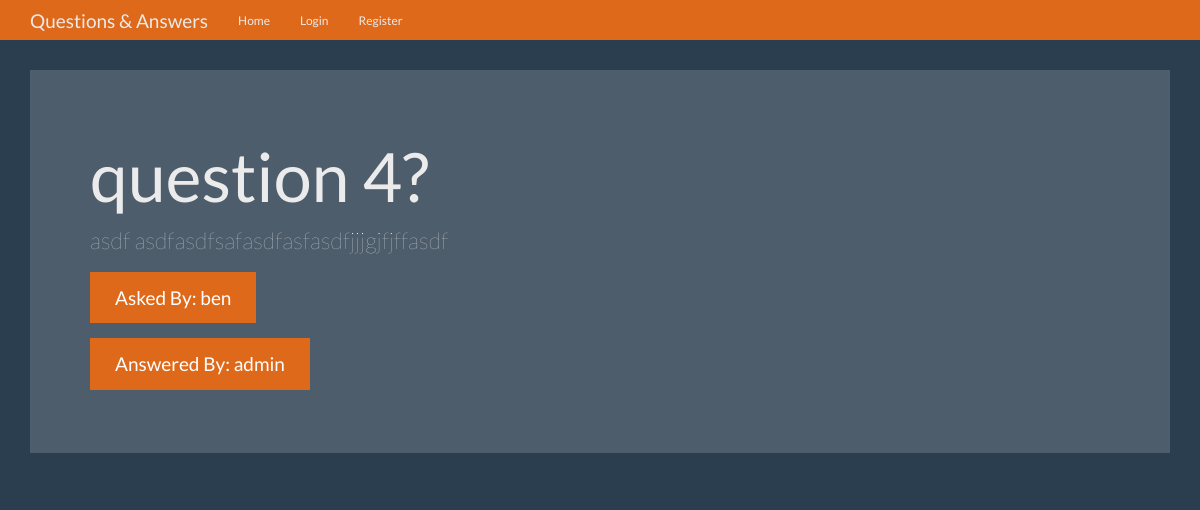
Screenshot of /question/1 with the database file from the repository.
### tables this page shows
CREATE TABLE questions (
    id integer primary key autoincrement,
    question_text text not null,
    answer_text text,
    asked_by_id integer not null,
    expert_id integer not null

);

CREATE TABLE users (
    id integer primary key autoincrement,
    name text not null,
    password text not null,
    expert boolean not null,
    admin boolean not null
);

### app.py (the view)
@app.route('/question/<question_id>')
def question(question_id):
    user = get_current_user()
    db = get_db()
    question_cur = db.execute('select question_text, answer_text, '
                              'asker.name as asker_name, '
                              'expert.name as expert_name '
                              'from questions '
                              'inner join users as asker '
                              'on asker.id = questions.asked_by_id '
                              'inner join users as expert '
                              'on expert.id = questions.expert_id '
                              'where questions.id = ?', [question_id])
    question = question_cur.fetchone()
    return render_template('question.html', user=user, question=question)

### app.py (called while the page is built)
def get_current_user():
    user_result = None
    if 'user' in session:
        user = session['user']
        db = get_db()
        user_cur = db.execute('select id, name, password, expert, admin '
                              'from users where name = ?', [user])
        user_result = user_cur.fetchone()
    return user_result

### database.py (called while the page is built)
def connect_db():
    sql = sqlite3.connect('/Users/redbook/PycharmProjects/QandA/questions.db')
    sql.row_factory = sqlite3.Row
    return sql

def get_db():
    if not hasattr(g, 'sqlite_db'):
        g.sqlite_db = connect_db()
    return g.sqlite_db

### templates/question.html (shortened to what this page needs)
{% extends 'base.html' %}
{% block content %}
    <div class="container theme-showcase" role="main">
      <div class="jumbotron">
        <h1>{{question.question_text}}</h1>
        <p>{{ question.answer_text}}</p>
        <p><a class="btn btn-primary btn-lg">Asked By: {{question.asker_name}}</a></p>
        <p><a class="btn btn-primary btn-lg">Answered By: {{question.expert_name}}</a></p>
      </div>
    </div>
{% endblock %}

### static/theme.css (style rules this page uses)
body { padding-top: 70px; padding-bottom: 30px; }

### rows the page displays
questions: question_text "question 4?", answer_text "asdf asdfasdfsafasdfasfasdfjjjgjfjffasdf"
users: asker_name "ben"
users: expert_name "admin"
